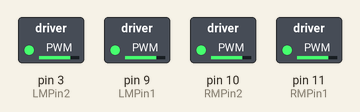
Recording of a sketch running on a simulated Arduino Uno, built with avr-gcc and run on an emulated ATmega328P. Shown: switched loads named in the sketch (green lamp = pin HIGH). What the sketch prints to the serial monitor is not drawn.

Above: at 0.1 s.
Timing chart, 0 to 1.6 s (numbered marks = the images above):
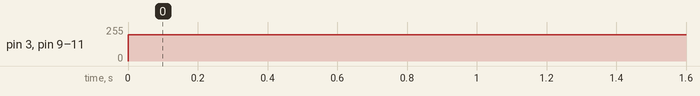

Measured:
- by itself, pin 3 (LMPin2), pin 9 (LMPin1), pin 10 (RMPin2), pin 11 (RMPin1): 0/255 → 198/255 at 0.00 s

The sketch:

Tur6oTest.ino
```cpp
/*
 * Code for Tur60 6ix cart
 * Prelimary code
 *
 */

int RMPin1 = 11;
int RMPin2 = 10;
int LMPin1 = 9;
int LMPin2 = 3;

int power;
int motorPower = 15;


void setup() {
  Serial.begin(9600);

  pinMode(RMPin1, OUTPUT);
  pinMode(RMPin2, OUTPUT);
  pinMode(LMPin1, OUTPUT);
  pinMode(LMPin2, OUTPUT);

}

void loop() {
  power =  map(motorPower, -100, 100, 124, 253);
  Serial.println("Power = " + String(power));
  analogWrite(RMPin1, power);
  analogWrite(RMPin2, power);
  analogWrite(LMPin1, power);
  analogWrite(LMPin2, power);

}
```
